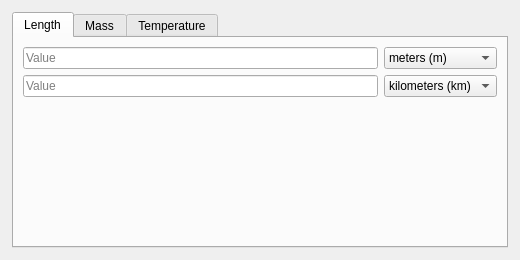
<?xml version="1.0" encoding="UTF-8"?>
<ui version="4.0">
 <class>MainWindow</class>
 <widget class="QMainWindow" name="MainWindow">
  <property name="geometry">
   <rect>
    <x>0</x>
    <y>0</y>
    <width>520</width>
    <height>260</height>
   </rect>
  </property>
  <property name="windowTitle">
   <string>Converter</string>
  </property>
  <widget class="QWidget" name="centralwidget">
   <layout class="QVBoxLayout" name="mainLayout">
    <property name="leftMargin">
     <number>12</number>
    </property>
    <property name="topMargin">
     <number>12</number>
    </property>
    <property name="rightMargin">
     <number>12</number>
    </property>
    <property name="bottomMargin">
     <number>12</number>
    </property>
    <item>
     <widget class="QTabWidget" name="tabWidget">
      <property name="currentIndex">
       <number>0</number>
      </property>
      <widget class="QWidget" name="tabLength">
       <attribute name="title">
        <string>Length</string>
       </attribute>
       <layout class="QVBoxLayout" name="lengthLayout">
        <item>
         <layout class="QGridLayout" name="lengthGridLayout">
          <item row="0" column="0">
           <widget class="QLineEdit" name="editLengthTop">
            <property name="placeholderText">
             <string>Value</string>
            </property>
           </widget>
          </item>
          <item row="0" column="1">
           <widget class="QComboBox" name="comboLengthTopUnit">
            <item>
             <property name="text">
              <string>meters (m)</string>
             </property>
            </item>
            <item>
             <property name="text">
              <string>kilometers (km)</string>
             </property>
            </item>
            <item>
             <property name="text">
              <string>inches (in)</string>
             </property>
            </item>
            <item>
             <property name="text">
              <string>feet (ft)</string>
             </property>
            </item>
            <item>
             <property name="text">
              <string>miles (mi)</string>
             </property>
            </item>
           </widget>
          </item>
          <item row="1" column="0">
           <widget class="QLineEdit" name="editLengthBottom">
            <property name="placeholderText">
             <string>Value</string>
            </property>
           </widget>
          </item>
          <item row="1" column="1">
           <widget class="QComboBox" name="comboLengthBottomUnit">
            <item>
             <property name="text">
              <string>kilometers (km)</string>
             </property>
            </item>
            <item>
             <property name="text">
              <string>meters (m)</string>
             </property>
            </item>
            <item>
             <property name="text">
              <string>inches (in)</string>
             </property>
            </item>
            <item>
             <property name="text">
              <string>feet (ft)</string>
             </property>
            </item>
            <item>
             <property name="text">
              <string>miles (mi)</string>
             </property>
            </item>
           </widget>
          </item>
         </layout>
        </item>
        <item>
         <spacer name="lengthSpacer">
          <property name="orientation">
           <enum>Qt::Vertical</enum>
          </property>
          <property name="sizeHint" stdset="0">
           <size>
            <width>20</width>
            <height>40</height>
           </size>
          </property>
         </spacer>
        </item>
       </layout>
      </widget>
      <widget class="QWidget" name="tabMass">
       <attribute name="title">
        <string>Mass</string>
       </attribute>
       <layout class="QVBoxLayout" name="massLayout">
        <item>
         <layout class="QGridLayout" name="massGridLayout">
          <item row="0" column="0">
           <widget class="QLineEdit" name="editMassTop">
            <property name="placeholderText">
             <string>Value</string>
            </property>
           </widget>
          </item>
          <item row="0" column="1">
           <widget class="QComboBox" name="comboMassTopUnit">
            <item>
             <property name="text">
              <string>kilograms (kg)</string>
             </property>
            </item>
            <item>
             <property name="text">
              <string>pounds (lb)</string>
             </property>
            </item>
            <item>
             <property name="text">
              <string>ounces (oz)</string>
             </property>
            </item>
           </widget>
          </item>
          <item row="1" column="0">
           <widget class="QLineEdit" name="editMassBottom">
            <property name="placeholderText">
             <string>Value</string>
            </property>
           </widget>
          </item>
          <item row="1" column="1">
           <widget class="QComboBox" name="comboMassBottomUnit">
            <item>
             <property name="text">
              <string>pounds (lb)</string>
             </property>
            </item>
            <item>
             <property name="text">
              <string>kilograms (kg)</string>
             </property>
            </item>
            <item>
             <property name="text">
              <string>ounces (oz)</string>
             </property>
            </item>
           </widget>
          </item>
         </layout>
        </item>
        <item>
         <spacer name="massSpacer">
          <property name="orientation">
           <enum>Qt::Vertical</enum>
          </property>
          <property name="sizeHint" stdset="0">
           <size>
            <width>20</width>
            <height>40</height>
           </size>
          </property>
         </spacer>
        </item>
       </layout>
      </widget>
      <widget class="QWidget" name="tabTemperature">
       <attribute name="title">
        <string>Temperature</string>
       </attribute>
       <layout class="QVBoxLayout" name="temperatureLayout">
        <item>
         <layout class="QGridLayout" name="temperatureGridLayout">
          <item row="0" column="0">
           <widget class="QLineEdit" name="editTemperatureTop">
            <property name="placeholderText">
             <string>Value</string>
            </property>
           </widget>
          </item>
          <item row="0" column="1">
           <widget class="QComboBox" name="comboTemperatureTopUnit">
            <item>
             <property name="text">
              <string>Celsius (°C)</string>
             </property>
            </item>
            <item>
             <property name="text">
              <string>Fahrenheit (°F)</string>
             </property>
            </item>
            <item>
             <property name="text">
              <string>Kelvin (K)</string>
             </property>
            </item>
           </widget>
          </item>
          <item row="1" column="0">
           <widget class="QLineEdit" name="editTemperatureBottom">
            <property name="placeholderText">
             <string>Value</string>
            </property>
           </widget>
          </item>
          <item row="1" column="1">
           <widget class="QComboBox" name="comboTemperatureBottomUnit">
            <item>
             <property name="text">
              <string>Fahrenheit (°F)</string>
             </property>
            </item>
            <item>
             <property name="text">
              <string>Celsius (°C)</string>
             </property>
            </item>
            <item>
             <property name="text">
              <string>Kelvin (K)</string>
             </property>
            </item>
           </widget>
          </item>
         </layout>
        </item>
        <item>
         <spacer name="temperatureSpacer">
          <property name="orientation">
           <enum>Qt::Vertical</enum>
          </property>
          <property name="sizeHint" stdset="0">
           <size>
            <width>20</width>
            <height>40</height>
           </size>
          </property>
         </spacer>
        </item>
       </layout>
      </widget>
     </widget>
    </item>
   </layout>
  </widget>
 </widget>
 <resources/>
 <connections/>
</ui>
